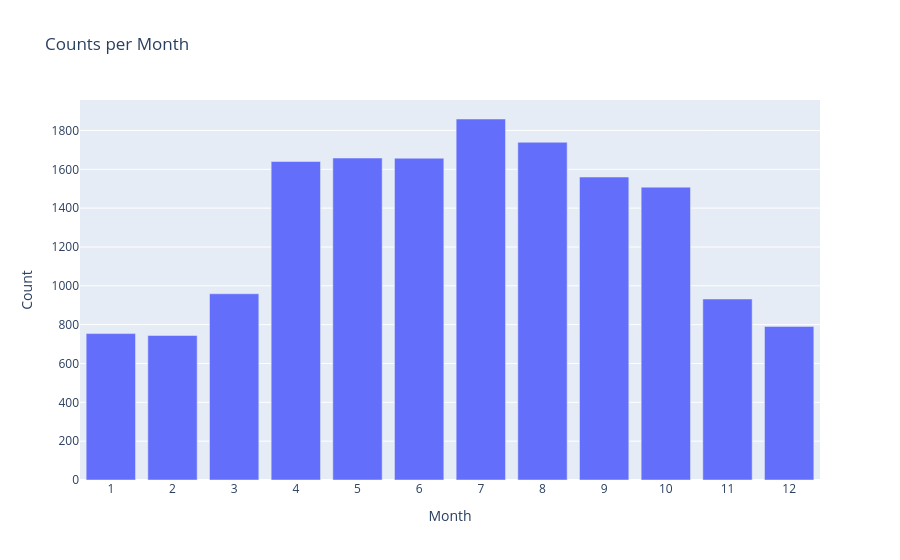

This figure's notebook cell:
### Code cell
date_dict = defaultdict(int)
for i in range(len(common)):
    date = int(common[i]['month'])
    date_dict[date] += 1

# sort by date
df = pd.DataFrame(
    sorted(date_dict.items()),
    columns=["Month", "Count"]
)

fig = px.bar(
    df,
    x="Month",
    y="Count",
    title="Counts per Month "
)

fig.update_layout(xaxis=dict(type="category"))
fig.show()

### Figure 1 — Plotly figure (JSON) as saved in the notebook; plotly's stock layout.template omitted (floating-point values rounded to 4 significant figures)
{"data": [{"hovertemplate": "Month=%{x}<br>Count=%{y}<extra></extra>", "legendgroup": "", "marker": {"color": "#636efa", "pattern": {"shape": ""}}, "name": "", "orientation": "v", "showlegend": false, "textposition": "auto", "type": "bar", "x": [1, 2, 3, 4, 5, 6, 7, 8, 9, 10, 11, 12], "xaxis": "x", "y": [754, 744, 959, 1640, 1658, 1657, 1859, 1739, 1560, 1508, 932, 791], "yaxis": "y"}], "layout": {"barmode": "relative", "legend": {"tracegroupgap": 0}, "title": {"text": "Counts per Month "}, "xaxis": {"anchor": "y", "domain": [0.0, 1.0], "title": {"text": "Month"}, "type": "category"}, "yaxis": {"anchor": "x", "domain": [0.0, 1.0], "title": {"text": "Count"}}}}
